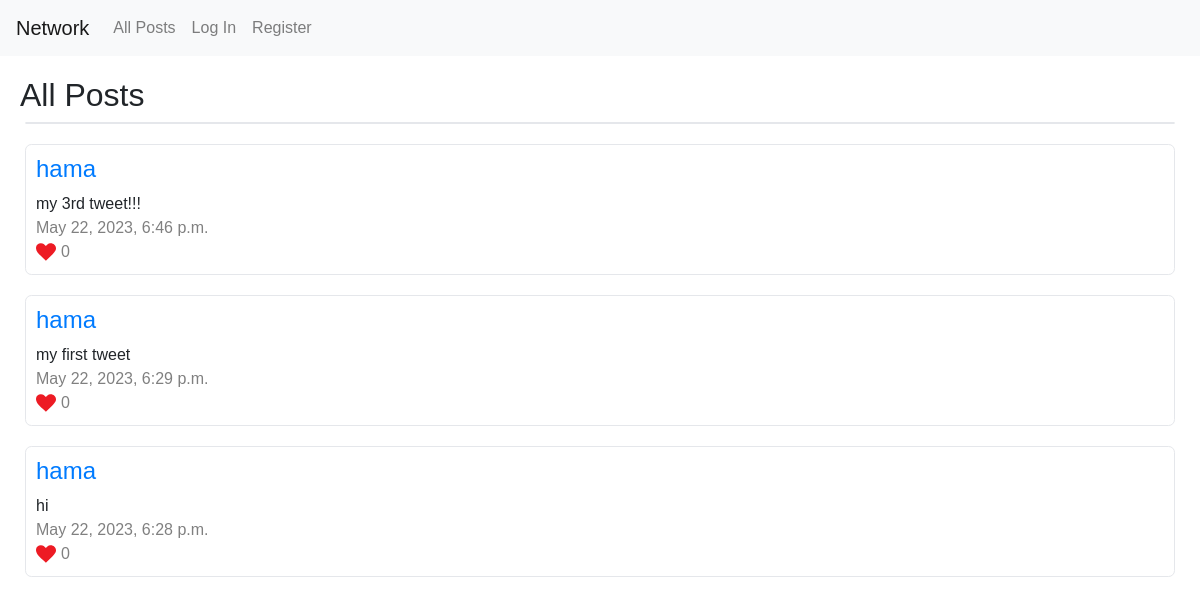
The app's page /, older data.
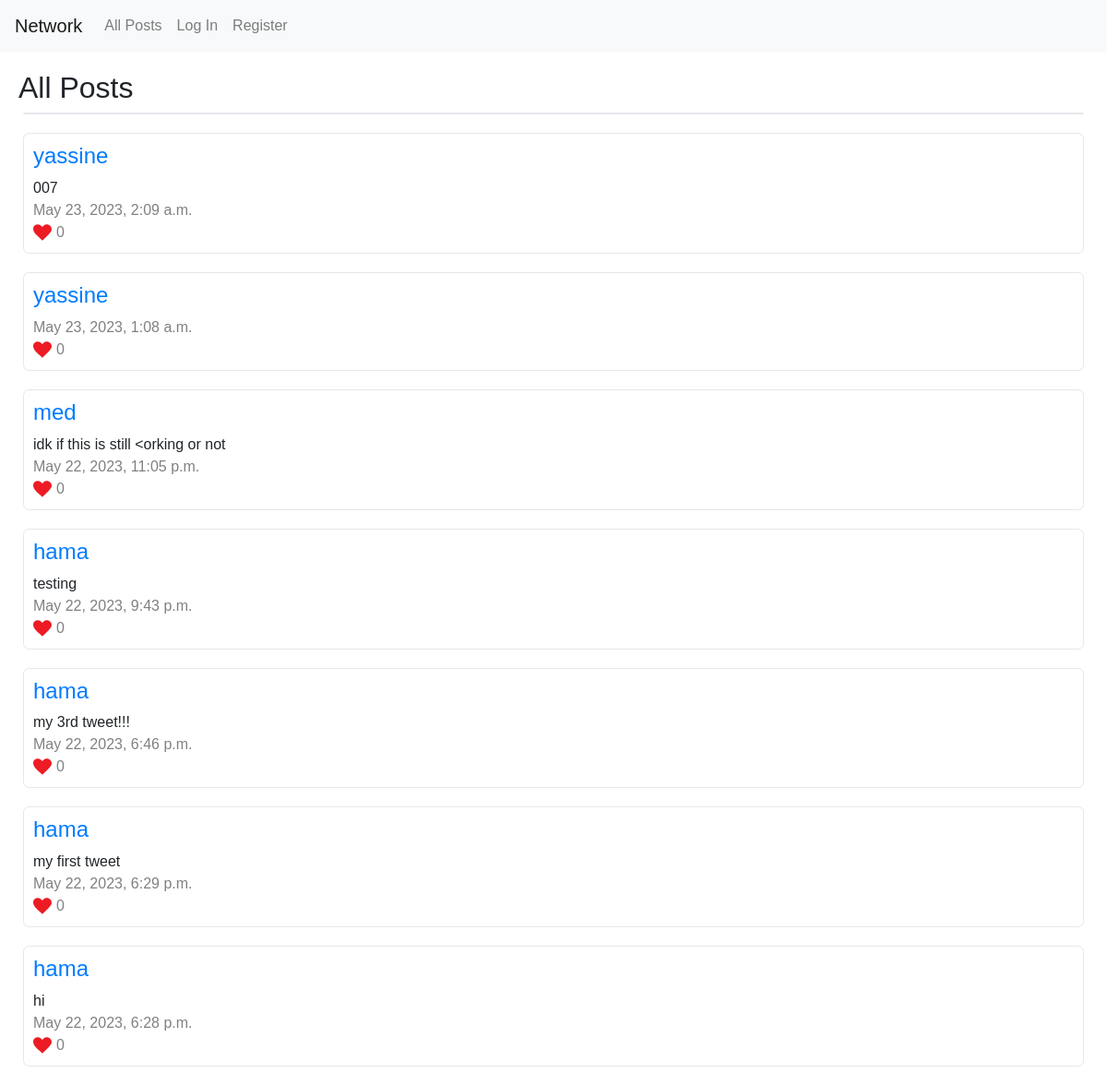
The same page, newer data.
### network/models.py (models this page shows, shortened)
class Post(models.Model):
    author = models.ForeignKey(User, on_delete=models.CASCADE)
    text = models.TextField()
    likes = models.PositiveIntegerField(default=0)
    timestamp = models.DateTimeField(auto_now_add=True)

class User(AbstractUser):
    followers = models.ManyToManyField(
        "self",
        related_name="following",
        symmetrical=False,
        blank=True,
    )

### network/views.py (the view, shortened to what this page needs)
# urls.py: path("", views.index, name="index"),
@csrf_exempt
def index(request):
    target_username = None
    if request.user.is_authenticated:
        target_username = request.user.username
    posts = Post.objects.order_by("-timestamp")  # Order posts by most recent first
    return render(
        request,
        "network/index.html",
        {"posts": posts, "target_username": target_username},
    )

### network/templates/network/index.html (shortened to what this page needs)
{% extends "network/layout.html" %} {% block body %} {% load static %}
<div id="all-posts" style="margin: 20px; display: none">
  <h2>All Posts</h2>
  <div
    class="row"
    style="
      border: 1px solid #e5e7eb;
      margin: 5px;
      margin-bottom: 20px;
      border-radius: 0.4em;
    "
  >
  </div>
  {% for post in posts %}
  <div
    class="row"
    style="
      border: 1px solid #e5e7eb;
      margin: 5px;
      margin-bottom: 20px;
      border-radius: 0.4em;
    "
  >
    <div class="col" style="padding: 10px">
      <a
        href="#"
        class="user-profile-link"
        data-username="{{ post.author.username }}"
      >
        <h4>{{ post.author }}</h4>
      </a>
      <div>{{ post.text }}</div>
      <div style="color: gray">{{ post.timestamp }}</div>
      <div class="likes-container">
        <img
          src="{% static 'network/red-heart-icon.svg' %}"
          alt="Heart Icon"
          width="20"
          height="20"
          data-src="{% static 'network/red-heart-icon.svg' %}"
        />
        <div class="likes-count" style="color: gray">{{ post.likes }}</div>
      </div>
    </div>
  </div>
  {% endfor %}
</div>
{% endblock %}

### network/templates/network/layout.html (shortened to what this page needs)
{% load static %}
<!DOCTYPE html>
<html lang="en">
  <head>
    <link
      rel="stylesheet"
      href="https://stackpath.bootstrapcdn.com/bootstrap/4.4.1/css/bootstrap.min.css"
    />
    <link href="{% static 'network/styles.css' %}" rel="stylesheet" />
  </head>
  <body>
    <nav class="navbar navbar-expand-lg navbar-light bg-light">
      <a class="navbar-brand" href="#">Network</a>
      <div>
        <ul class="navbar-nav mr-auto">
          <li class="nav-item">
            <a class="nav-link" href="{% url 'index' %}" id="nav-all-posts"
              >All Posts</a
            >
          </li>
          {% if user.is_authenticated %}
          <li class="nav-item">
            <a class="nav-link" href="#">Following</a>
          </li>
          <li class="nav-item">
            <a class="nav-link" href="{% url 'logout' %}">Log Out</a>
          </li>
          {% else %}
          <li class="nav-item">
            <a class="nav-link" href="{% url 'login' %}">Log In</a>
          </li>
          <li class="nav-item">
            <a class="nav-link" href="{% url 'register' %}">Register</a>
          </li>
          {% endif %}
        </ul>
      </div>
    </nav>
    <div class="body">{% block body %} {% endblock %}</div>
  </body>
</html>

### network/templates/network/layout.html (style rules this page uses)
body { font-family: Arial, Helvetica, sans-serif !important; }
.likes-container { display: flex; align-items: center; }
.likes-count { margin-left: 5px; }

Row changes from the older to the newer data that the page shows:
added Post: author "yassine", text "007", timestamp "May 23, 2023, 2:09 a.m.", likes "0"
added Post: author "yassine", timestamp "May 23, 2023, 1:08 a.m.", likes "0"
added Post: author "med", text "idk if this is still <orking or not", timestamp "May 22, 2023, 11:05 p.m.", likes "0"
added Post: author "hama", text "testing", timestamp "May 22, 2023, 9:43 p.m.", likes "0"
